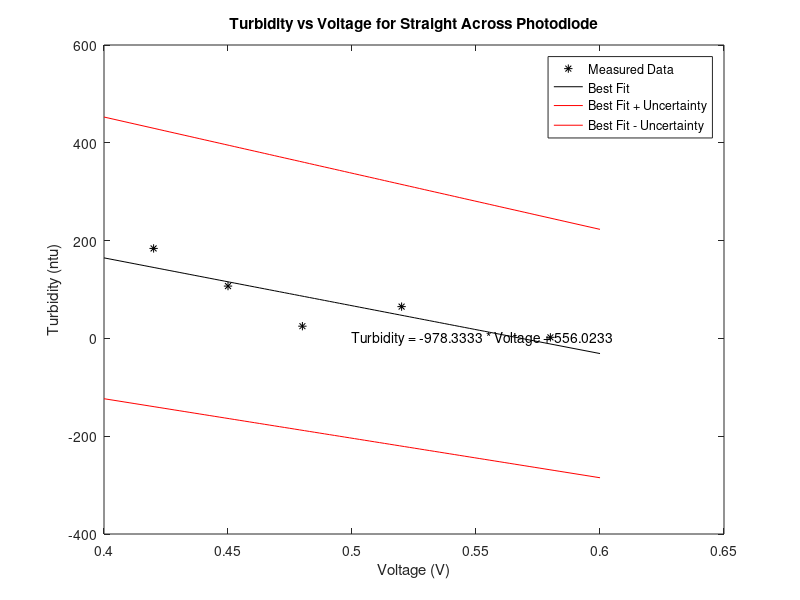

This figure's MATLAB source:
voltage = [.58 .48 .52 .45 .42]; %percent of max fan speed
%REQUIRES ATTENTION
turb = [2.2 25 65 107 184]; %read in the white box
%REQUIRES ATTENTION
xmeas = voltage; %copying variable names for copy pasta purposes
ymeas = turb;

%coefficients of the fit and information about the errors
%REQUIRES ATTENTION
order = 1; %order of the polynomial fit
[coefficients, S] = polyfit(xmeas, ymeas, order); 

%values to plot the best fit curve over
%REQUIRES ATTENTION
xstart = .4; %start and end values to cover the range
%REQUIRES ATTENTION
xend = .6; %of the measured data
x0 = linspace(xstart,xend,100); 

%bestfit is the y values of the best fit, delta is something about the errors
[bestfit, delta] = polyval(coefficients, x0, S);

%uncertainties on the best fit line
upper = bestfit + delta;
lower = bestfit - delta;

%plot the original data and the best fit line with its uncertainties
plot(xmeas,ymeas,'*k');
hold on;
plot(x0, bestfit,'-k');
hold on;
plot(x0, upper, '-r');
hold on;
plot(x0, lower, '-r');
%REQUIRES ATTENTION
xlabel('Voltage (V)');
%REQUIRES ATTENTION
ylabel('Turbidity (ntu)');
title('Turbidity vs Voltage for Straight Across Photodiode');
legend('Measured Data','Best Fit','Best Fit + Uncertainty','Best Fit - Uncertainty');
%REQUIRES ATTENTION
text(.5, 0, ['Turbidity = ' num2str(coefficients(1)) ' * Voltage + ' num2str(coefficients(2))]);

